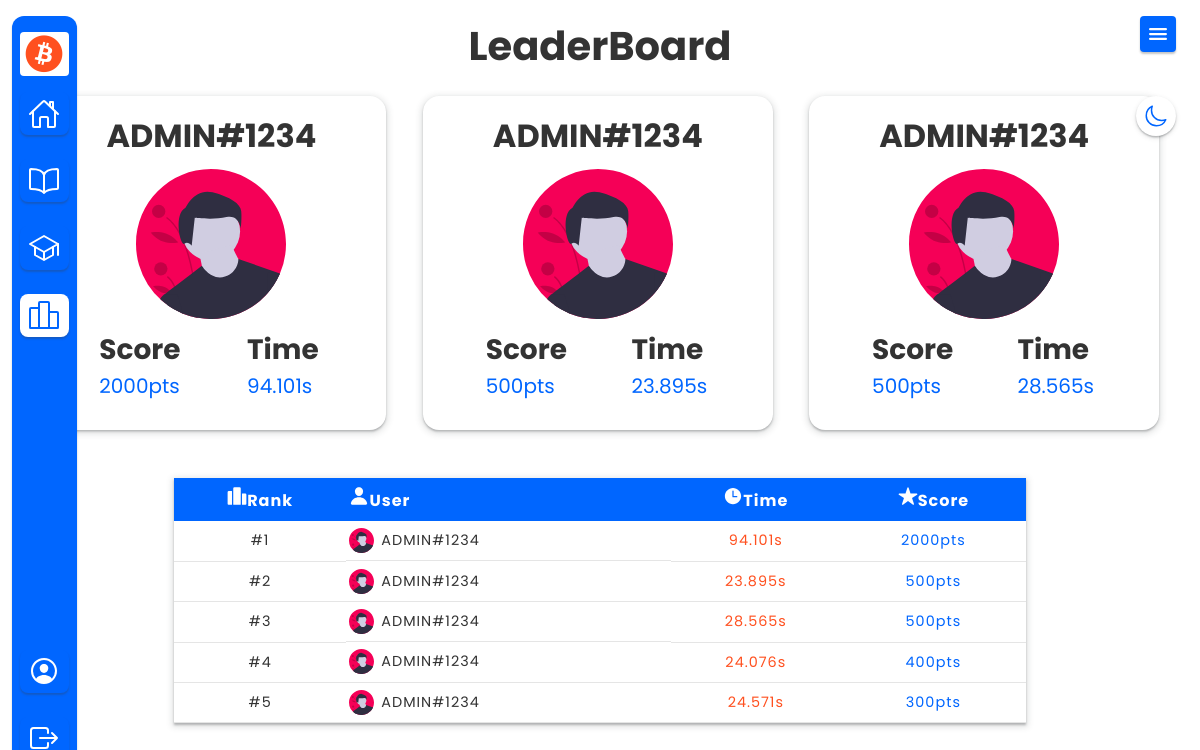
/leaderboard (signed in), run on the app's committed database.
### tables this page shows
CREATE TABLE quiz (
    id INTENGER NOT NULL,
    user_id INTENGER NOT NULL,
    score INTENGER NOT NULL,
    correct INTENGER NOT NULL,
    incorrect INTENGER NOT NULL,
    duration NUMBER NOT NULL,
    FOREIGN KEY(user_Id) REFERENCES users(id)
);

CREATE TABLE users (
    id INTENGER NOT NULL, 
    username TEXT NOT NULL, 
    password TEXT NOT NULL,
    email TEXT NOT NULL,
    description TEXT,
    picture TEXT, 
    position INTENGER, 
    highest_score INTENGER,
    creation_date TIMESTAMP NOT NULL,
    PRIMARY KEY(id)
);

### application.py (the view)
@app.route("/leaderboard")
@login_required
def leaderboard():
    leaderboard = "current-page"
    leaderboard_data = db.execute("SELECT quiz.id, user_id, username, picture, score, duration FROM quiz JOIN users ON users.id WHERE users.id = quiz.user_id ORDER BY score DESC, duration")
    top_three_data = db.execute("SELECT username, picture, quiz.id, score, duration FROM quiz JOIN users ON users.id WHERE users.id = quiz.user_id ORDER BY score DESC, duration LIMIT 3")
    return render_template("leaderboard.html", leaderboard=leaderboard, leaderboard_data=leaderboard_data, top_three=top_three_data)

### application.py (called while the page is built)
@app.after_request
def after_request(response):
    response.headers["Cache-Control"] = "no-cache, no-store, must-revalidate"
    response.headers["Expires"] = 0
    response.headers["Pragma"] = "no-cache"
    return response

### helpers.py (called while the page is built)
def login_required(f):
    @wraps(f)
    def decorated_function(*args, **kwargs):
        if session.get("user_id") is None:
            return redirect("/login")
        return f(*args, **kwargs)
    return decorated_function

### templates/leaderboard.html (shortened to what this page needs)
{% extends "layout.html" %}
{% block main %}
  <section id="leaderboard-page">
    <section class="leaderboard-section">
      <div class="dark-mode">
        <ion-icon class="moon" name="moon-outline"></ion-icon>
      </div>
      <section class="leaderboard-container">
        <header>
          <h1>LeaderBoard</h1>
        </header>
        <div class="podium">
          {% for row in top_three %}
            <div class="leaders-card">
              <div class="user-picture">
                <img src="{{ row.picture }}" alt="user profile picture">
              </div>
              <div class="user-name">
                <h2>{{ row.username }}</h2>
              </div>
              <div class="user-score">
                <h2>Score</h2>
                <p>{{ row.score }}pts</p>
              </div>
              <div class="user-time">
                <h2>Time</h2>
                <p>{{ row.duration }}s</p>
              </div>
            </div>
          {% endfor %}
        </div>
        <table class="leaderboard-table">
          <tr>
            <th>
              <ion-icon name="podium"></ion-icon>Rank
            </th>
            <th>
              <ion-icon name="person"></ion-icon>User
            </th>
            <th>
              <ion-icon name="time"></ion-icon>Time
            </th>
            <th>
              <ion-icon name="star"></ion-icon>Score
            </th>
          </tr>
          {% for i in range(0, (leaderboard_data | length)) %}
            <tr>
              <td>#{{ i + 1 }}</td>
              <td class="user">
                <img src="{{ leaderboard_data[i].picture }}" alt="">
                <span>{{ leaderboard_data[i].username }}</span>
              </td>
              <td>{{ leaderboard_data[i].duration }}s</td>
              <td>{{ leaderboard_data[i].score }}pts</td>
            </tr>
          {% endfor %}
        </table>
      </section>
    </section>
  </section>
{% endblock %}

### templates/layout.html (shortened to what this page needs)
<!DOCTYPE html>
<html lang="en">
<head>
  <link href='https://unpkg.com/boxicons@2.0.9/css/boxicons.min.css' rel='stylesheet'>
  <link href="/static/styles.css" rel="stylesheet">
</head>
<body>
  {% if session.user_id %}
    <nav class="nav-container">
      <div class="logo-container">
        <i class='bx bxl-bitcoin'></i>
      </div>
      <ul class="nav-bar">
        <li class="nav-item {{home}}">
          <a href="/home">
            <ion-icon name="home-outline"></ion-icon>
          </a>
        </li>
        <li class="nav-item {{learn}}">
          <a href="/learn">
            <ion-icon name="book-outline"></ion-icon>
          </a>
        </li>
        <li class="nav-item {{quiz}}">
          <a href="/quiz">
            <ion-icon name="school-outline"></ion-icon>
          </a>
        </li>
        <li class="nav-item {{leaderboard}}">
          <a href="/leaderboard">
            <ion-icon name="podium-outline"></ion-icon>
          </a>
        </li>
        <li class="nav-item {{profile}}">
          <a href="/profile">
            <ion-icon name="person-circle-outline"></ion-icon>
          </a>
        </li>
        <li class="nav-item logout">
          <a href="/logout">
            <ion-icon name="exit-outline"></ion-icon>
          </a>
        </li>
      </ul>
    </nav>
    <div class="toggle">
      <ion-icon class="toggle-open" name="menu"></ion-icon>
    </div>
  {% endif %}
  {% block main %}{% endblock %}
</body>
</html>

### data on the page
quiz: picture (picture), username "ADMIN#1234", score "2000", duration "94.101", duration "94.101", score "2000"
quiz: picture (picture), username "ADMIN#1234", score "500", duration "23.895", duration "23.895", score "500"
quiz: picture (picture), username "ADMIN#1234", score "500", duration "28.565", duration "28.565", score "500"
users: picture (picture), username "ADMIN#1234" "ADMIN#1234" "ADMIN#1234" "ADMIN#1234" "ADMIN#1234"
quiz: duration "24.076", score "400"
quiz: duration "24.571", score "300"

### other printed values
{{ i + 1 }} "1" "2" "3" "4" "5"
